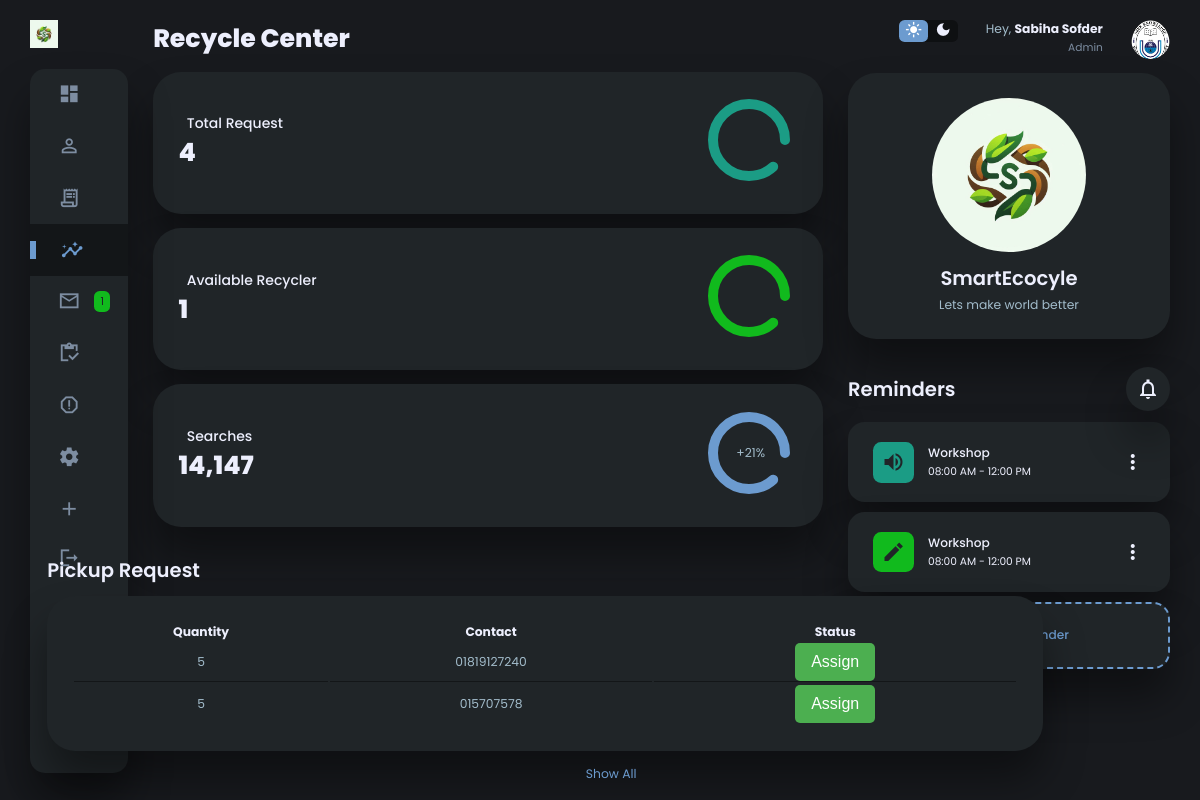
/recycler/ (signed in), run on the app's committed database.
### app/models.py (models this page shows, shortened)
class PickupRequest(models.Model):
    STATUS_CHOICES = [
        ('Pending', 'Pending'),
        ('Assigned', 'Assigned'),
        ('In Progress', 'In Progress'),
        ('Completed', 'Completed'),
    ]
    user = models.ForeignKey(get_user_model(), on_delete=models.CASCADE)
    address = models.CharField(max_length=255, default="Unknown")
    quantity = models.IntegerField()
    contact = models.CharField(max_length=15, default="Unknown")
    latitude = models.DecimalField(max_digits=9, decimal_places=7)
    longitude = models.DecimalField(max_digits=9, decimal_places=7)
    status = models.CharField(max_length=20, default='Pending')
    created_at = models.DateTimeField(auto_now_add=True)
    updated_at = models.DateTimeField(auto_now=True)

### app/views.py (the view)
# urls.py: path('recycler/', views.recyclerHomepage, name='recycler'),
def recyclerHomepage(request):
    if not request.session.get('is_authenticated'):  # Check session authentication
        return redirect('homepage')
    pickup = PickupRequest.objects.filter()
    pickup_count= len(pickup)
    recycler = RecyclerCreate.objects.filter()
    available_recycler= len(recycler)
    contact = contactUsModel.objects.filter()
    number_of_contacts = len(contact)
    args = {
        "pickup": pickup,
        "pickup_count": pickup_count,
        "available_recycler": available_recycler,
        "recycler": recycler,
        "number_of_contacts" : number_of_contacts,
    }
    return render(request, 'recycler.html',args)

### templates/recycler.html (shortened to what this page needs)
<!DOCTYPE html>
<html lang="en">
<head>
    <link rel="stylesheet" href="/static/dashboard.css">
</head>
<body>
    <div class="container">
        <aside>
            <div class="toggle">
                <div class="logo">
                    <img src="/static/logoo.jpg">
                </div>
            </div>
            <div class="sidebar">
                <a href="#">
                    <span class="material-icons-sharp">
                    </span>
                </a>
                <a href="{% url 'createRecycler' %}">
                    <span class="material-icons-sharp">
                    </span>
                </a>
                <a href="#">
                    <span class="material-icons-sharp">
                    </span>
                </a>
                <a href="#" class="active">
                    <span class="material-icons-sharp">
                    </span>
                </a>
                <a href="{% url 'displayContact' %}">
                    <span class="material-icons-sharp">
                    </span>
                    <span class="message-count">{{number_of_contacts}}</span>
                </a>
                <a href="#">
                    <span class="material-icons-sharp">
                    </span>
                </a>
                <a href="#">
                    <span class="material-icons-sharp">
                    </span>
                </a>
                <a href="#">
                    <span class="material-icons-sharp">
                    </span>
                </a>
                <a href="#">
                    <span class="material-icons-sharp">
                    </span>
                </a>
                <a href="{% url 'logout' %}">
                    <span class="material-icons-sharp">
                    </span>
                </a>
            </div>
        </aside>
        <main>
            <h1>Recycle Center</h1>
            <div class="analyse">
                <div class="sales">
                    <div class="status">
                        <div class="info">
                            <h3>Total Request</h3>
                            <h1>{{pickup_count}}</h1>
                        </div>
                        <div class="progresss">
                            <svg>
                                <circle cx="38" cy="38" r="36"></circle>
                            </svg>
                            <div class="percentage">
                            </div>
                        </div>
                    </div>
                </div>
                <div class="visits">
                    <div class="status">
                        <div class="info">
                            <h3>Available Recycler</h3>
                            <h1>{{available_recycler}}</h1>
                        </div>
                        <div class="progresss">
                            <svg>
                                <circle cx="38" cy="38" r="36"></circle>
                            </svg>
                            <div class="percentage">
                            </div>
                        </div>
                    </div>
                </div>
                <div class="searches">
                    <div class="status">
                        <div class="info">
                            <h3>Searches</h3>
                            <h1>14,147</h1>
                        </div>
                        <div class="progresss">
                            <svg>
                                <circle cx="38" cy="38" r="36"></circle>
                            </svg>
                            <div class="percentage">
                                <p>+21%</p>
                            </div>
                        </div>
                    </div>
                </div>
            </div>
            <div class="recent-orders">
                <h2>Pickup Request</h2>
                <table>
                    <thead>
                        <tr>
                            <th>Quantity</th>
                            <th>Contact</th>
                            <th>Status</th>
                        </tr>
                    </thead>
                    <tbody>
                        {% for i in pickup %}
                        {% if i.status == 'Pending' %}
                        <tr>
                            <td>
                                <p>{{i.quantity}}</p>
                            </td>
                            <td>
                                <p>{{i.contact}}</p>
                            </td>
                            <td>
                                <div class="dropdown">
                                    <button class="dropbtn">Assign</button>
                                </div>
                            </td>
                        </tr>
                        {% endif %}
                        {% endfor %}
                    </tbody>
                </table>
                <a href="#">Show All</a>
            </div>
        </main>
        <div class="right-section">
            <div class="nav">
                <div class="dark-mode">
                    <span class="material-icons-sharp active">
                    </span>
                    <span class="material-icons-sharp">
                    </span>
                </div>
                <div class="profile">
                    <div class="info">
                        <p>Hey, <b>Sabiha Sofder</b></p>
                        <small class="text-muted">Admin</small>
                    </div>
                    <div class="profile-photo">
                        <img src="/static/NSU.png">
                    </div>
                </div>
            </div>
            <div class="user-profile">
                <div class="logo">
                    <img src="/static/logoo.jpg">
                    <h2>SmartEcocyle</h2>
                    <p>Lets make world better</p>
                </div>
            </div>
            <div class="reminders">
                <div class="header">
                    <h2>Reminders</h2>
                    <span class="material-icons-sharp">
                    </span>
                </div>
                <div class="notification">
                    <div class="icon">
                        <span class="material-icons-sharp">
                        </span>
                    </div>
                    <div class="content">
                        <div class="info">
                            <h3>Workshop</h3>
                            <small class="text_muted">
                                08:00 AM - 12:00 PM
                            </small>
                        </div>
                        <span class="material-icons-sharp">
                        </span>
                    </div>
                </div>
                <div class="notification deactive">
                    <div class="icon">
                        <span class="material-icons-sharp">
                        </span>
                    </div>
                    <div class="content">
                        <div class="info">
                            <h3>Workshop</h3>
                            <small class="text_muted">
                                08:00 AM - 12:00 PM
                            </small>
                        </div>
                        <span class="material-icons-sharp">
                        </span>
                    </div>
                </div>
                <div class="notification add-reminder">
                    <div>
                        <h3>Add Reminder</h3>
                    </div>
                </div>
            </div>
        </div>
    </div>
</body>
</html>

### templates/recycler.html (style rules this page uses)
.dropdown { position: relative; display: inline-block; }
.dropbtn { background-color: #4CAF50; color: white; padding: 10px 16px; font-size: 16px; border: none; cursor: pointer; border-radius: 5px; }

### data on the page
PickupRequest: quantity "5", contact "01819127240"
PickupRequest: quantity "5", contact "015707578"

### other printed values
{{ number_of_contacts }} "1"
{{ pickup_count }} "4"
{{ available_recycler }} "1"
